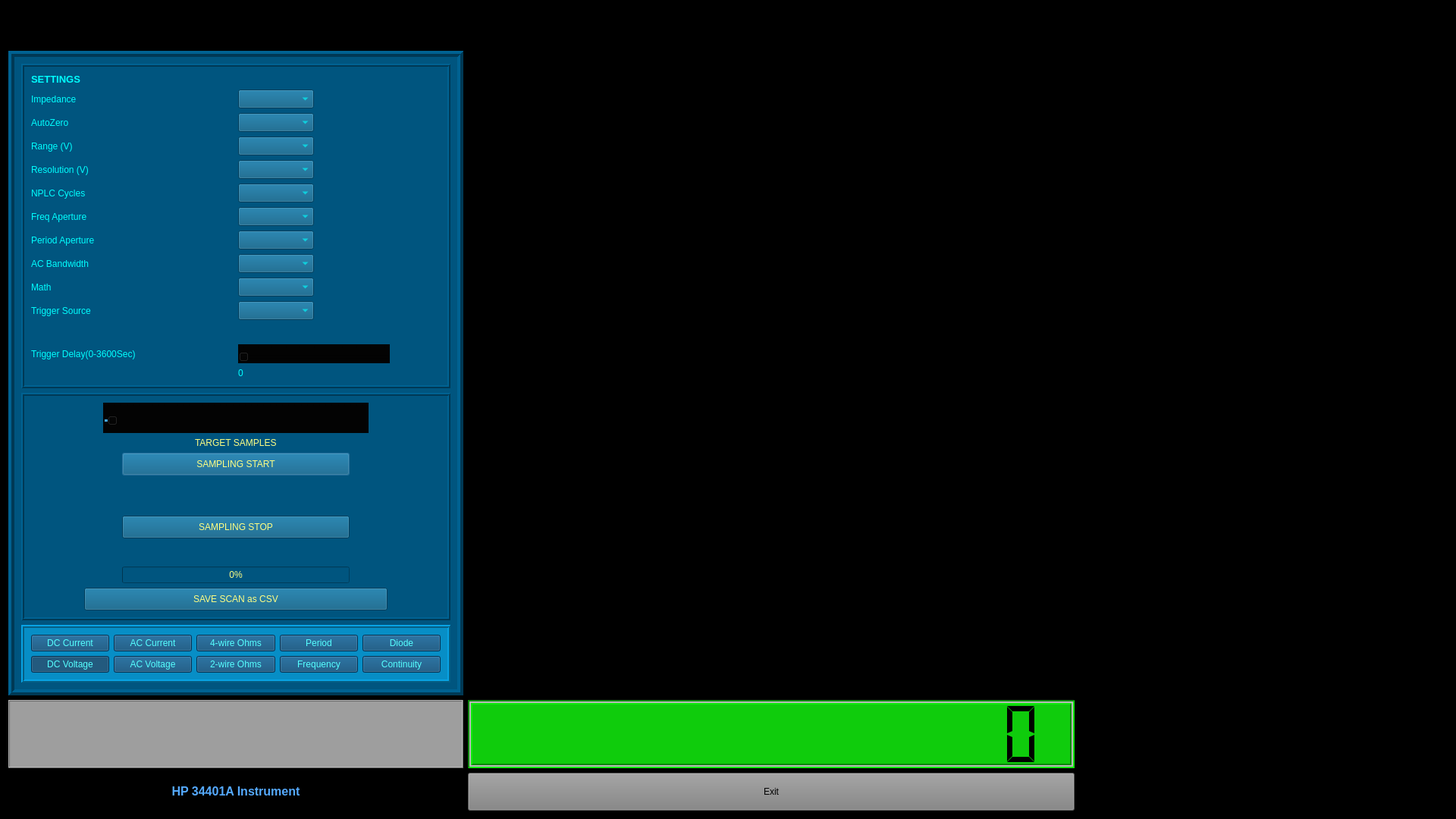
<?xml version="1.0" encoding="UTF-8"?>
<ui version="4.0">
 <class>HP34401ADialog</class>
 <widget class="QDialog" name="HP34401ADialog">
  <property name="geometry">
   <rect>
    <x>0</x>
    <y>0</y>
    <width>1920</width>
    <height>1080</height>
   </rect>
  </property>
  <property name="windowTitle">
   <string>HP Agilent 34401A Instrument Module</string>
  </property>
  <property name="styleSheet">
   <string notr="true">background-color: rgb(0, 0, 0);</string>
  </property>
  <property name="sizeGripEnabled">
   <bool>true</bool>
  </property>
  <layout class="QGridLayout" name="gridLayout_3">
   <item row="1" column="0">
    <widget class="QTextBrowser" name="statustextBrowser">
     <property name="sizePolicy">
      <sizepolicy hsizetype="MinimumExpanding" vsizetype="Expanding">
       <horstretch>0</horstretch>
       <verstretch>0</verstretch>
      </sizepolicy>
     </property>
     <property name="maximumSize">
      <size>
       <width>600</width>
       <height>90</height>
      </size>
     </property>
     <property name="styleSheet">
      <string notr="true">background-color: rgb(158, 158, 158);</string>
     </property>
     <property name="frameShape">
      <enum>QFrame::Box</enum>
     </property>
     <property name="frameShadow">
      <enum>QFrame::Raised</enum>
     </property>
     <property name="lineWidth">
      <number>1</number>
     </property>
    </widget>
   </item>
   <item row="1" column="1">
    <widget class="QLCDNumber" name="lcdNumber">
     <property name="sizePolicy">
      <sizepolicy hsizetype="MinimumExpanding" vsizetype="Expanding">
       <horstretch>0</horstretch>
       <verstretch>0</verstretch>
      </sizepolicy>
     </property>
     <property name="minimumSize">
      <size>
       <width>0</width>
       <height>70</height>
      </size>
     </property>
     <property name="maximumSize">
      <size>
       <width>800</width>
       <height>90</height>
      </size>
     </property>
     <property name="autoFillBackground">
      <bool>false</bool>
     </property>
     <property name="styleSheet">
      <string notr="true">background-color: rgb(15, 204, 12);</string>
     </property>
     <property name="frameShape">
      <enum>QFrame::Box</enum>
     </property>
     <property name="frameShadow">
      <enum>QFrame::Sunken</enum>
     </property>
     <property name="lineWidth">
      <number>2</number>
     </property>
     <property name="midLineWidth">
      <number>2</number>
     </property>
     <property name="smallDecimalPoint">
      <bool>false</bool>
     </property>
     <property name="digitCount">
      <number>16</number>
     </property>
     <property name="segmentStyle">
      <enum>QLCDNumber::Flat</enum>
     </property>
    </widget>
   </item>
   <item row="0" column="0" alignment="Qt::AlignBottom">
    <widget class="QFrame" name="frame_3">
     <property name="sizePolicy">
      <sizepolicy hsizetype="Preferred" vsizetype="Preferred">
       <horstretch>0</horstretch>
       <verstretch>0</verstretch>
      </sizepolicy>
     </property>
     <property name="minimumSize">
      <size>
       <width>0</width>
       <height>0</height>
      </size>
     </property>
     <property name="maximumSize">
      <size>
       <width>700</width>
       <height>850</height>
      </size>
     </property>
     <property name="styleSheet">
      <string notr="true">background-color: rgb(0, 85, 127);
color: rgb(255, 255, 131);</string>
     </property>
     <property name="frameShape">
      <enum>QFrame::Box</enum>
     </property>
     <property name="frameShadow">
      <enum>QFrame::Raised</enum>
     </property>
     <property name="lineWidth">
      <number>4</number>
     </property>
     <layout class="QVBoxLayout" name="verticalLayout">
      <item>
       <widget class="QFrame" name="frame_6">
        <property name="styleSheet">
         <string notr="true">background-color: rgb(0, 85, 127);
color: rgb(0, 255, 255);</string>
        </property>
        <property name="frameShape">
         <enum>QFrame::Box</enum>
        </property>
        <property name="frameShadow">
         <enum>QFrame::Raised</enum>
        </property>
        <property name="lineWidth">
         <number>2</number>
        </property>
        <layout class="QGridLayout" name="gridLayout_2">
         <item row="3" column="0">
          <widget class="QLabel" name="AutozeroLabel">
           <property name="minimumSize">
            <size>
             <width>0</width>
             <height>25</height>
            </size>
           </property>
           <property name="text">
            <string>AutoZero</string>
           </property>
          </widget>
         </item>
         <item row="4" column="1" alignment="Qt::AlignLeft">
          <widget class="QComboBox" name="RangeCombobox">
           <property name="minimumSize">
            <size>
             <width>100</width>
             <height>25</height>
            </size>
           </property>
          </widget>
         </item>
         <item row="12" column="0">
          <widget class="QLabel" name="MathLabel">
           <property name="minimumSize">
            <size>
             <width>0</width>
             <height>25</height>
            </size>
           </property>
           <property name="text">
            <string>Math</string>
           </property>
          </widget>
         </item>
         <item row="16" column="0">
          <widget class="QLabel" name="TrigdelayLabel">
           <property name="minimumSize">
            <size>
             <width>0</width>
             <height>25</height>
            </size>
           </property>
           <property name="text">
            <string>Trigger Delay(0-3600Sec)</string>
           </property>
          </widget>
         </item>
         <item row="4" column="0">
          <widget class="QLabel" name="RangeLabel">
           <property name="minimumSize">
            <size>
             <width>0</width>
             <height>25</height>
            </size>
           </property>
           <property name="text">
            <string>Range (V)</string>
           </property>
          </widget>
         </item>
         <item row="0" column="0" alignment="Qt::AlignLeft">
          <widget class="QLabel" name="scaleLabel_2">
           <property name="font">
            <font>
             <pointsize>10</pointsize>
             <weight>75</weight>
             <bold>true</bold>
            </font>
           </property>
           <property name="text">
            <string>SETTINGS</string>
           </property>
           <property name="alignment">
            <set>Qt::AlignCenter</set>
           </property>
          </widget>
         </item>
         <item row="14" column="1">
          <spacer name="verticalSpacer">
           <property name="orientation">
            <enum>Qt::Vertical</enum>
           </property>
           <property name="sizeHint" stdset="0">
            <size>
             <width>20</width>
             <height>50</height>
            </size>
           </property>
          </spacer>
         </item>
         <item row="5" column="1" alignment="Qt::AlignLeft">
          <widget class="QComboBox" name="ResolutionCombobox">
           <property name="minimumSize">
            <size>
             <width>100</width>
             <height>25</height>
            </size>
           </property>
          </widget>
         </item>
         <item row="5" column="0">
          <widget class="QLabel" name="ResolutionLabel">
           <property name="minimumSize">
            <size>
             <width>0</width>
             <height>25</height>
            </size>
           </property>
           <property name="text">
            <string>Resolution (V)</string>
           </property>
          </widget>
         </item>
         <item row="7" column="1" alignment="Qt::AlignLeft">
          <widget class="QComboBox" name="FreqapertureCombobox">
           <property name="minimumSize">
            <size>
             <width>100</width>
             <height>25</height>
            </size>
           </property>
          </widget>
         </item>
         <item row="11" column="0">
          <widget class="QLabel" name="AcbwLabel">
           <property name="minimumSize">
            <size>
             <width>0</width>
             <height>25</height>
            </size>
           </property>
           <property name="text">
            <string>AC Bandwidth</string>
           </property>
          </widget>
         </item>
         <item row="8" column="0">
          <widget class="QLabel" name="PeriodapertureLabel">
           <property name="minimumSize">
            <size>
             <width>0</width>
             <height>25</height>
            </size>
           </property>
           <property name="text">
            <string>Period Aperture</string>
           </property>
          </widget>
         </item>
         <item row="6" column="0">
          <widget class="QLabel" name="NplcLabel">
           <property name="minimumSize">
            <size>
             <width>0</width>
             <height>25</height>
            </size>
           </property>
           <property name="text">
            <string>NPLC Cycles</string>
           </property>
          </widget>
         </item>
         <item row="7" column="0">
          <widget class="QLabel" name="FreqapertureLabel">
           <property name="minimumSize">
            <size>
             <width>0</width>
             <height>25</height>
            </size>
           </property>
           <property name="text">
            <string>Freq Aperture</string>
           </property>
          </widget>
         </item>
         <item row="16" column="1" alignment="Qt::AlignLeft">
          <widget class="QSlider" name="TriggerDelaySlider">
           <property name="minimumSize">
            <size>
             <width>200</width>
             <height>25</height>
            </size>
           </property>
           <property name="maximumSize">
            <size>
             <width>250</width>
             <height>16777215</height>
            </size>
           </property>
           <property name="styleSheet">
            <string notr="true">background-color: rgb(3, 3, 3);</string>
           </property>
           <property name="maximum">
            <number>3600</number>
           </property>
           <property name="pageStep">
            <number>1</number>
           </property>
           <property name="orientation">
            <enum>Qt::Horizontal</enum>
           </property>
           <property name="invertedAppearance">
            <bool>false</bool>
           </property>
           <property name="invertedControls">
            <bool>false</bool>
           </property>
           <property name="tickPosition">
            <enum>QSlider::TicksAbove</enum>
           </property>
           <property name="tickInterval">
            <number>360</number>
           </property>
          </widget>
         </item>
         <item row="2" column="1" alignment="Qt::AlignLeft">
          <widget class="QComboBox" name="ImpedanceCombobox">
           <property name="minimumSize">
            <size>
             <width>100</width>
             <height>25</height>
            </size>
           </property>
           <property name="toolTip">
            <string extracomment="Sets Instrument Input Impedance, ">&lt;html&gt;&lt;head/&gt;&lt;body&gt;&lt;p&gt;&lt;span style=&quot; font-weight:600; text-decoration: underline; color:#00007f;&quot;&gt;Impedance Selector &lt;/span&gt;&lt;/p&gt;&lt;p&gt;&lt;span style=&quot; color:#00007f;&quot;&gt;Auto Off Zin=10Mohm all DCV Ranges&lt;/span&gt;&lt;/p&gt;&lt;p&gt;&lt;span style=&quot; color:#00007f;&quot;&gt;Auto On Zin=&amp;gt;10Gohm for 100mv, 1v, &amp;amp; 10v DCV Ranges&lt;/span&gt;&lt;/p&gt;&lt;/body&gt;&lt;/html&gt;</string>
           </property>
           <property name="toolTipDuration">
            <number>-1</number>
           </property>
          </widget>
         </item>
         <item row="11" column="1" alignment="Qt::AlignLeft">
          <widget class="QComboBox" name="ACbandwidthCombobox">
           <property name="minimumSize">
            <size>
             <width>100</width>
             <height>25</height>
            </size>
           </property>
          </widget>
         </item>
         <item row="17" column="1">
          <widget class="QLabel" name="SelectedTriggerdelayLabel">
           <property name="text">
            <string>0</string>
           </property>
           <property name="scaledContents">
            <bool>false</bool>
           </property>
          </widget>
         </item>
         <item row="8" column="1" alignment="Qt::AlignLeft">
          <widget class="QComboBox" name="PeriodapertureCombobox">
           <property name="minimumSize">
            <size>
             <width>100</width>
             <height>25</height>
            </size>
           </property>
          </widget>
         </item>
         <item row="2" column="0">
          <widget class="QLabel" name="ImpedanceLabel">
           <property name="minimumSize">
            <size>
             <width>0</width>
             <height>25</height>
            </size>
           </property>
           <property name="text">
            <string>Impedance</string>
           </property>
          </widget>
         </item>
         <item row="13" column="1" alignment="Qt::AlignLeft">
          <widget class="QComboBox" name="TrigsrcCombobox">
           <property name="minimumSize">
            <size>
             <width>100</width>
             <height>25</height>
            </size>
           </property>
          </widget>
         </item>
         <item row="13" column="0">
          <widget class="QLabel" name="TrigsrcLabel">
           <property name="minimumSize">
            <size>
             <width>0</width>
             <height>25</height>
            </size>
           </property>
           <property name="text">
            <string>Trigger Source</string>
           </property>
          </widget>
         </item>
         <item row="12" column="1" alignment="Qt::AlignLeft">
          <widget class="QComboBox" name="MathCombobox">
           <property name="minimumSize">
            <size>
             <width>100</width>
             <height>25</height>
            </size>
           </property>
          </widget>
         </item>
         <item row="6" column="1" alignment="Qt::AlignLeft">
          <widget class="QComboBox" name="NplcCombobox">
           <property name="minimumSize">
            <size>
             <width>100</width>
             <height>25</height>
            </size>
           </property>
          </widget>
         </item>
         <item row="3" column="1" alignment="Qt::AlignLeft">
          <widget class="QComboBox" name="AutozeroCombobox">
           <property name="minimumSize">
            <size>
             <width>100</width>
             <height>25</height>
            </size>
           </property>
           <property name="toolTip">
            <string>&lt;html&gt;&lt;head/&gt;&lt;body&gt;&lt;p&gt;&lt;span style=&quot; color:#00007f;&quot;&gt;Auto-Zero: Off=NO AZ, On=AZ/sample, Once= Once at Scan Start&lt;/span&gt;&lt;/p&gt;&lt;/body&gt;&lt;/html&gt;</string>
           </property>
          </widget>
         </item>
        </layout>
       </widget>
      </item>
      <item>
       <widget class="QFrame" name="frame">
        <property name="minimumSize">
         <size>
          <width>0</width>
          <height>300</height>
         </size>
        </property>
        <property name="frameShape">
         <enum>QFrame::Box</enum>
        </property>
        <property name="frameShadow">
         <enum>QFrame::Raised</enum>
        </property>
        <property name="lineWidth">
         <number>2</number>
        </property>
        <layout class="QVBoxLayout" name="verticalLayout_2">
         <item alignment="Qt::AlignHCenter">
          <widget class="QSlider" name="samplesSlider">
           <property name="sizePolicy">
            <sizepolicy hsizetype="Fixed" vsizetype="Fixed">
             <horstretch>0</horstretch>
             <verstretch>0</verstretch>
            </sizepolicy>
           </property>
           <property name="minimumSize">
            <size>
             <width>350</width>
             <height>40</height>
            </size>
           </property>
           <property name="styleSheet">
            <string notr="true">background-color: rgb(3, 3, 3);</string>
           </property>
           <property name="maximum">
            <number>1024</number>
           </property>
           <property name="pageStep">
            <number>1</number>
           </property>
           <property name="value">
            <number>16</number>
           </property>
           <property name="orientation">
            <enum>Qt::Horizontal</enum>
           </property>
           <property name="tickPosition">
            <enum>QSlider::TicksAbove</enum>
           </property>
           <property name="tickInterval">
            <number>25</number>
           </property>
          </widget>
         </item>
         <item alignment="Qt::AlignHCenter">
          <widget class="QLabel" name="sampledisplayLabel">
           <property name="text">
            <string>TARGET SAMPLES</string>
           </property>
          </widget>
         </item>
         <item alignment="Qt::AlignHCenter">
          <widget class="QPushButton" name="samplestartpushButton">
           <property name="minimumSize">
            <size>
             <width>300</width>
             <height>30</height>
            </size>
           </property>
           <property name="maximumSize">
            <size>
             <width>400</width>
             <height>16777215</height>
            </size>
           </property>
           <property name="text">
            <string>SAMPLING START</string>
           </property>
          </widget>
         </item>
         <item>
          <spacer name="verticalSpacer_2">
           <property name="orientation">
            <enum>Qt::Vertical</enum>
           </property>
           <property name="sizeHint" stdset="0">
            <size>
             <width>20</width>
             <height>40</height>
            </size>
           </property>
          </spacer>
         </item>
         <item alignment="Qt::AlignHCenter">
          <widget class="QPushButton" name="samplestoppushButton">
           <property name="minimumSize">
            <size>
             <width>300</width>
             <height>30</height>
            </size>
           </property>
           <property name="maximumSize">
            <size>
             <width>400</width>
             <height>16777215</height>
            </size>
           </property>
           <property name="styleSheet">
            <string notr="true"/>
           </property>
           <property name="text">
            <string>SAMPLING STOP</string>
           </property>
          </widget>
         </item>
         <item alignment="Qt::AlignHCenter">
          <widget class="QLabel" name="samplestakenLabel">
           <property name="minimumSize">
            <size>
             <width>300</width>
             <height>25</height>
            </size>
           </property>
           <property name="font">
            <font>
             <family>Trebuchet MS</family>
             <pointsize>9</pointsize>
            </font>
           </property>
           <property name="text">
            <string/>
           </property>
           <property name="alignment">
            <set>Qt::AlignLeading|Qt::AlignLeft|Qt::AlignVCenter</set>
           </property>
          </widget>
         </item>
         <item alignment="Qt::AlignHCenter">
          <widget class="QProgressBar" name="progressBar">
           <property name="minimumSize">
            <size>
             <width>300</width>
             <height>0</height>
            </size>
           </property>
           <property name="value">
            <number>0</number>
           </property>
          </widget>
         </item>
         <item alignment="Qt::AlignHCenter">
          <widget class="QPushButton" name="savescanpushButton">
           <property name="minimumSize">
            <size>
             <width>400</width>
             <height>30</height>
            </size>
           </property>
           <property name="maximumSize">
            <size>
             <width>400</width>
             <height>16777215</height>
            </size>
           </property>
           <property name="toolTipDuration">
            <number>-1</number>
           </property>
           <property name="text">
            <string>SAVE SCAN as CSV</string>
           </property>
           <property name="checkable">
            <bool>true</bool>
           </property>
           <property name="checked">
            <bool>false</bool>
           </property>
           <property name="default">
            <bool>false</bool>
           </property>
           <property name="flat">
            <bool>false</bool>
           </property>
          </widget>
         </item>
        </layout>
       </widget>
      </item>
      <item>
       <widget class="QFrame" name="frame_2">
        <property name="sizePolicy">
         <sizepolicy hsizetype="Preferred" vsizetype="Fixed">
          <horstretch>0</horstretch>
          <verstretch>0</verstretch>
         </sizepolicy>
        </property>
        <property name="styleSheet">
         <string notr="true">background-color: rgb(7, 142, 198);</string>
        </property>
        <property name="frameShape">
         <enum>QFrame::Box</enum>
        </property>
        <property name="frameShadow">
         <enum>QFrame::Raised</enum>
        </property>
        <property name="lineWidth">
         <number>2</number>
        </property>
        <layout class="QGridLayout" name="gridLayout">
         <item row="1" column="2">
          <widget class="QPushButton" name="TWOpushButton">
           <property name="styleSheet">
            <string notr="true">background-color: rgb(4, 69, 115);
color: rgb(85, 255, 255);</string>
           </property>
           <property name="text">
            <string>2-wire Ohms</string>
           </property>
           <property name="checkable">
            <bool>true</bool>
           </property>
          </widget>
         </item>
         <item row="0" column="1">
          <widget class="QPushButton" name="ACIpushButton">
           <property name="styleSheet">
            <string notr="true">background-color: rgb(4, 69, 115);
color: rgb(85, 255, 255);</string>
           </property>
           <property name="text">
            <string>AC Current</string>
           </property>
           <property name="checkable">
            <bool>true</bool>
           </property>
          </widget>
         </item>
         <item row="1" column="0">
          <widget class="QPushButton" name="DCVpushButton">
           <property name="styleSheet">
            <string notr="true">background-color: rgb(4, 69, 115);
color: rgb(85, 255, 255);</string>
           </property>
           <property name="text">
            <string>DC Voltage</string>
           </property>
           <property name="checkable">
            <bool>true</bool>
           </property>
           <property name="checked">
            <bool>true</bool>
           </property>
          </widget>
         </item>
         <item row="1" column="1">
          <widget class="QPushButton" name="ACVpushButton">
           <property name="styleSheet">
            <string notr="true">background-color: rgb(4, 69, 115);
color: rgb(85, 255, 255);</string>
           </property>
           <property name="text">
            <string>AC Voltage</string>
           </property>
           <property name="checkable">
            <bool>true</bool>
           </property>
          </widget>
         </item>
         <item row="1" column="4">
          <widget class="QPushButton" name="CONpushButton">
           <property name="styleSheet">
            <string notr="true">background-color: rgb(4, 69, 115);
color: rgb(85, 255, 255);</string>
           </property>
           <property name="text">
            <string>Continuity</string>
           </property>
           <property name="checkable">
            <bool>true</bool>
           </property>
          </widget>
         </item>
         <item row="0" column="0">
          <widget class="QPushButton" name="DCIpushButton">
           <property name="styleSheet">
            <string notr="true">background-color: rgb(4, 69, 115);
color: rgb(85, 255, 255);</string>
           </property>
           <property name="text">
            <string>DC Current</string>
           </property>
           <property name="checkable">
            <bool>true</bool>
           </property>
          </widget>
         </item>
         <item row="0" column="4">
          <widget class="QPushButton" name="DIOpushButton">
           <property name="styleSheet">
            <string notr="true">background-color: rgb(4, 69, 115);
alternate-background-color: rgb(0, 170, 255);
color: rgb(85, 255, 255);</string>
           </property>
           <property name="text">
            <string>Diode</string>
           </property>
           <property name="checkable">
            <bool>true</bool>
           </property>
          </widget>
         </item>
         <item row="1" column="3">
          <widget class="QPushButton" name="FREpushButton">
           <property name="styleSheet">
            <string notr="true">background-color: rgb(4, 69, 115);
color: rgb(85, 255, 255);</string>
           </property>
           <property name="text">
            <string>Frequency</string>
           </property>
           <property name="checkable">
            <bool>true</bool>
           </property>
          </widget>
         </item>
         <item row="0" column="3">
          <widget class="QPushButton" name="PERpushButton">
           <property name="styleSheet">
            <string notr="true">background-color: rgb(4, 69, 115);
color: rgb(85, 255, 255);</string>
           </property>
           <property name="text">
            <string>Period</string>
           </property>
           <property name="checkable">
            <bool>true</bool>
           </property>
          </widget>
         </item>
         <item row="0" column="2">
          <widget class="QPushButton" name="FWOpushButton">
           <property name="styleSheet">
            <string notr="true">background-color: rgb(4, 69, 115);
color: rgb(85, 255, 255);</string>
           </property>
           <property name="text">
            <string>4-wire Ohms</string>
           </property>
           <property name="checkable">
            <bool>true</bool>
           </property>
          </widget>
         </item>
        </layout>
       </widget>
      </item>
     </layout>
    </widget>
   </item>
   <item row="2" column="0">
    <widget class="QLabel" name="hp34401aTitlelabel">
     <property name="font">
      <font>
       <pointsize>12</pointsize>
       <weight>75</weight>
       <bold>true</bold>
      </font>
     </property>
     <property name="styleSheet">
      <string notr="true">color: rgb(85, 170, 255);</string>
     </property>
     <property name="text">
      <string>HP 34401A Instrument</string>
     </property>
     <property name="textFormat">
      <enum>Qt::RichText</enum>
     </property>
     <property name="scaledContents">
      <bool>false</bool>
     </property>
     <property name="alignment">
      <set>Qt::AlignCenter</set>
     </property>
    </widget>
   </item>
   <item row="2" column="1">
    <widget class="QPushButton" name="ExitpushButton">
     <property name="sizePolicy">
      <sizepolicy hsizetype="MinimumExpanding" vsizetype="Fixed">
       <horstretch>0</horstretch>
       <verstretch>0</verstretch>
      </sizepolicy>
     </property>
     <property name="minimumSize">
      <size>
       <width>0</width>
       <height>50</height>
      </size>
     </property>
     <property name="maximumSize">
      <size>
       <width>800</width>
       <height>90</height>
      </size>
     </property>
     <property name="styleSheet">
      <string notr="true">background-color: rgb(129, 129, 129);</string>
     </property>
     <property name="text">
      <string>Exit</string>
     </property>
    </widget>
   </item>
   <item row="0" column="1">
    <widget class="PlotWidget" name="plotWidget">
     <property name="sizePolicy">
      <sizepolicy hsizetype="MinimumExpanding" vsizetype="MinimumExpanding">
       <horstretch>0</horstretch>
       <verstretch>0</verstretch>
      </sizepolicy>
     </property>
     <property name="minimumSize">
      <size>
       <width>700</width>
       <height>0</height>
      </size>
     </property>
     <property name="maximumSize">
      <size>
       <width>2000</width>
       <height>16777215</height>
      </size>
     </property>
    </widget>
   </item>
  </layout>
 </widget>
 <customwidgets>
  <customwidget>
   <class>PlotWidget</class>
   <extends>QGraphicsView</extends>
   <header>pyqtgraph</header>
  </customwidget>
 </customwidgets>
 <resources/>
 <connections/>
</ui>
